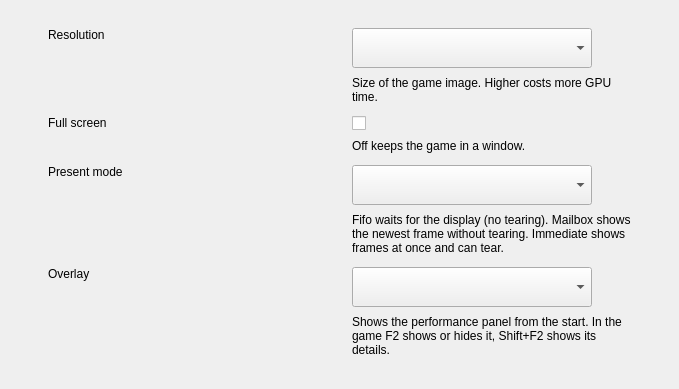
<widget class="QWidget" name="display_body"><layout class="QVBoxLayout" name="displayBodyLayout"><property name="spacing"><number>0</number></property><property name="leftMargin"><number>48</number></property><property name="topMargin"><number>16</number></property><property name="rightMargin"><number>48</number></property><property name="bottomMargin"><number>32</number></property>
<item><layout class="QHBoxLayout" name="rowResolution"><property name="spacing"><number>24</number></property><property name="topMargin"><number>12</number></property>
<item alignment="Qt::AlignTop"><widget class="QLabel" name="rowResolution_label"><property name="minimumSize"><size><width>280</width><height>0</height></size></property>
<property name="maximumSize"><size><width>280</width><height>16777215</height></size></property><property name="text"><string>Resolution</string></property><property name="textStyle" stdset="0"><string notr="true">Body/Strong</string></property></widget></item>
<item><layout class="QVBoxLayout" name="rowResolutionControl"><property name="spacing"><number>8</number></property>
<item><widget class="QComboBox" name="display_resolution"><property name="minimumSize"><size><width>240</width><height>40</height></size></property>
<property name="maximumSize"><size><width>240</width><height>40</height></size></property>
<property name="select" stdset="0"><bool>true</bool></property><property name="textStyle" stdset="0"><string notr="true">Body/Default</string></property></widget></item>
<item><widget class="QLabel" name="row_resolution_description"><property name="text"><string>Size of the game image. Higher costs more GPU time.</string></property>
<property name="wordWrap"><bool>true</bool></property>
<property name="textStyle" stdset="0"><string notr="true">Body/Description</string></property>
<property name="tone" stdset="0"><string notr="true">secondary</string></property>
</widget></item>
</layout></item></layout></item>
<item><widget class="QFrame" name="row_resolution_divider"><property name="divider" stdset="0"><bool>true</bool></property></widget></item>
<item><layout class="QHBoxLayout" name="rowFullscreen"><property name="spacing"><number>24</number></property><property name="topMargin"><number>12</number></property>
<item alignment="Qt::AlignTop"><widget class="QLabel" name="rowFullscreen_label"><property name="minimumSize"><size><width>280</width><height>0</height></size></property>
<property name="maximumSize"><size><width>280</width><height>16777215</height></size></property><property name="text"><string>Full screen</string></property><property name="textStyle" stdset="0"><string notr="true">Body/Strong</string></property></widget></item>
<item><layout class="QVBoxLayout" name="rowFullscreenControl"><property name="spacing"><number>8</number></property>
<item><widget class="QCheckBox" name="display_fullscreen"><property name="toggle" stdset="0"><bool>true</bool></property></widget></item>
<item><widget class="QLabel" name="row_fullscreen_description"><property name="text"><string>Off keeps the game in a window.</string></property>
<property name="wordWrap"><bool>true</bool></property>
<property name="textStyle" stdset="0"><string notr="true">Body/Description</string></property>
<property name="tone" stdset="0"><string notr="true">secondary</string></property>
</widget></item>
</layout></item></layout></item>
<item><widget class="QFrame" name="row_fullscreen_divider"><property name="divider" stdset="0"><bool>true</bool></property></widget></item>
<item><layout class="QHBoxLayout" name="rowPresent"><property name="spacing"><number>24</number></property><property name="topMargin"><number>12</number></property>
<item alignment="Qt::AlignTop"><widget class="QLabel" name="rowPresent_label"><property name="minimumSize"><size><width>280</width><height>0</height></size></property>
<property name="maximumSize"><size><width>280</width><height>16777215</height></size></property><property name="text"><string>Present mode</string></property><property name="textStyle" stdset="0"><string notr="true">Body/Strong</string></property></widget></item>
<item><layout class="QVBoxLayout" name="rowPresentControl"><property name="spacing"><number>8</number></property>
<item><widget class="QComboBox" name="display_present"><property name="minimumSize"><size><width>240</width><height>40</height></size></property>
<property name="maximumSize"><size><width>240</width><height>40</height></size></property>
<property name="select" stdset="0"><bool>true</bool></property><property name="textStyle" stdset="0"><string notr="true">Body/Default</string></property></widget></item>
<item><widget class="QLabel" name="row_present_description"><property name="text"><string>Fifo waits for the display (no tearing). Mailbox shows the newest frame without tearing. Immediate shows frames at once and can tear.</string></property>
<property name="wordWrap"><bool>true</bool></property>
<property name="textStyle" stdset="0"><string notr="true">Body/Description</string></property>
<property name="tone" stdset="0"><string notr="true">secondary</string></property>
</widget></item>
</layout></item></layout></item>
<item><widget class="QFrame" name="row_present_divider"><property name="divider" stdset="0"><bool>true</bool></property></widget></item>
<item><layout class="QHBoxLayout" name="rowOverlay"><property name="spacing"><number>24</number></property><property name="topMargin"><number>12</number></property>
<item alignment="Qt::AlignTop"><widget class="QLabel" name="rowOverlay_label"><property name="minimumSize"><size><width>280</width><height>0</height></size></property>
<property name="maximumSize"><size><width>280</width><height>16777215</height></size></property><property name="text"><string>Overlay</string></property><property name="textStyle" stdset="0"><string notr="true">Body/Strong</string></property></widget></item>
<item><layout class="QVBoxLayout" name="rowOverlayControl"><property name="spacing"><number>8</number></property>
<item><widget class="QComboBox" name="display_overlay"><property name="minimumSize"><size><width>240</width><height>40</height></size></property>
<property name="maximumSize"><size><width>240</width><height>40</height></size></property>
<property name="select" stdset="0"><bool>true</bool></property><property name="textStyle" stdset="0"><string notr="true">Body/Default</string></property></widget></item>
<item><widget class="QLabel" name="row_overlay_description"><property name="text"><string>Shows the performance panel from the start. In the game F2 shows or hides it, Shift+F2 shows its details.</string></property>
<property name="wordWrap"><bool>true</bool></property>
<property name="textStyle" stdset="0"><string notr="true">Body/Description</string></property>
<property name="tone" stdset="0"><string notr="true">secondary</string></property>
</widget></item>
</layout></item></layout></item>
<item><spacer name="displayBodySpacer"><property name="orientation"><enum>Qt::Vertical</enum></property><property name="sizeHint" stdset="0"><size><width>20</width><height>0</height></size></property></spacer></item>
</layout></widget>
